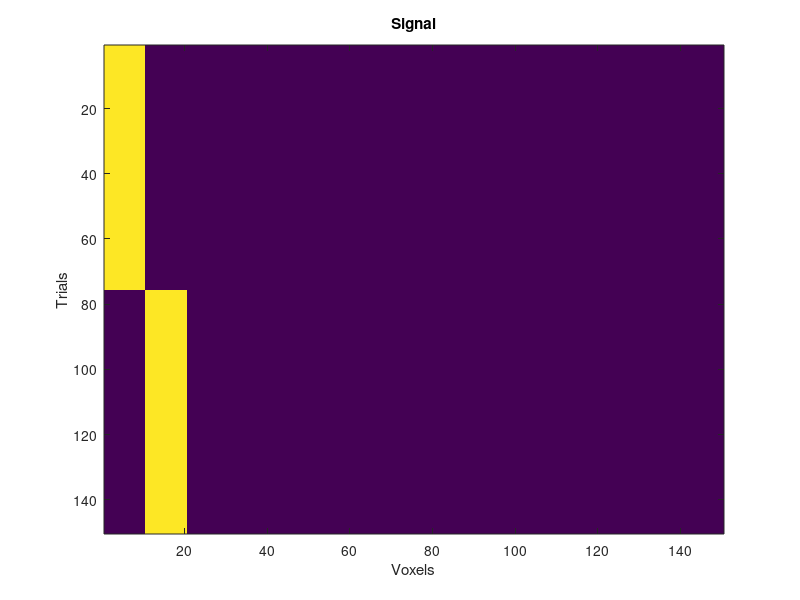
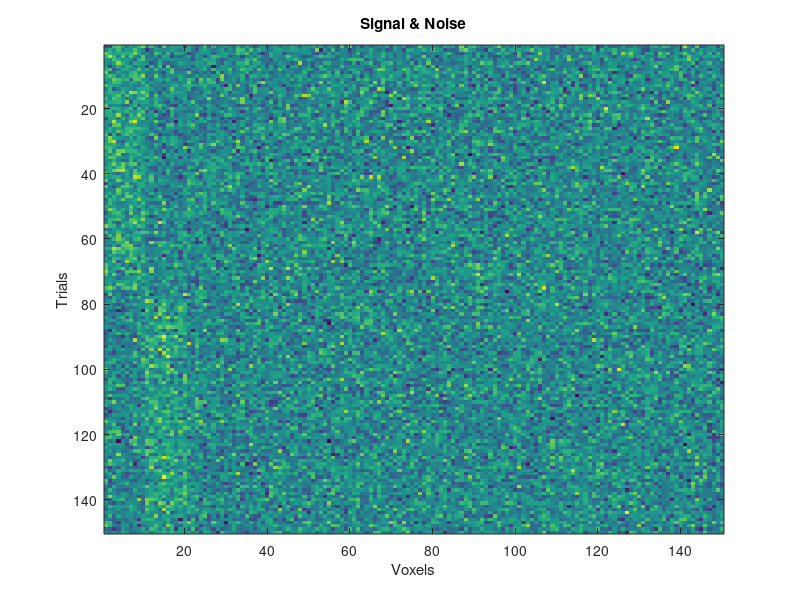

The MATLAB source for these figures, in order: (Note: this script raises an error after producing the figures.)
%% Iterative Lasso 

%% WARNING: This will clear the work space & variables.
clear;clc;

%% You can set the parameters for CV here
% Please the dimension of the data sets 
ntrials = 150; % it has to be divisible by K
nvoxels = 150;
% Please set the number of folds 
k = 5;
% It needs to know the number of row labels
% ps:Currently, this program can just run normally when there are 2 rowlabels
rowLabels.num = 2;

% Set the strength of signal and noise
signal = 1;
numsignal = 20;
rng(1) % To make the result replicable
noise = 1.5;

% It is useful to know the size for the testing set
test.size = ntrials / k ;

% Display the parameters
disp ('Parameters: ')
disp(['number of Voxels= '  num2str(nvoxels)])
disp(['number of Trials= '  num2str(ntrials)])
disp(['K = '  num2str(k) ' (for K-folds CV)' ])
disp(['Number of row labels= ' num2str(rowLabels.num)])
disp(['Signal intensity = ' num2str(signal)])
disp(['Noise intensity = ' num2str(noise)])
disp(['Number of signals = ' num2str(numsignal)])

%% Simulate the data
% Creating the background 
X.raw = zeros(ntrials, nvoxels);

% % Add some signals 
X.raw(1:ntrials/rowLabels.num,1:numsignal / 2) = X.raw(1:ntrials/rowLabels.num,1:numsignal/2) + signal;
X.raw(ntrials/rowLabels.num + 1:end, numsignal/2 + 1 : numsignal) = X.raw(ntrials/rowLabels.num + 1 : end ,numsignal/2 + 1 : numsignal) + signal;
% plot the signal
figure(1)
imagesc(X.raw)
xlabel('Voxels');ylabel('Trials');title('Signal');

% Adding noise 
X.raw = X.raw + noise * randn(ntrials,nvoxels);   
% plot the noise + signal
figure(2)
imagesc(X.raw)
xlabel('Voxels');ylabel('Trials');title('Signal & Noise')

% Create row labels
rowLabels.whole = zeros(ntrials,1);
rowLabels.whole(1:ntrials / rowLabels.num ,1) = 1;
% imagesc(rowLabels.whole);

% Create new row labels for CV blocks
rowLabels.train = zeros(ntrials - test.size,1); 
rowLabels.train(1: (ntrials - test.size)/rowLabels.num ,1) = 1; 
rowLabels.test = zeros(test.size,1); 
rowLabels.test(1:test.size / rowLabels.num ,1) = 1; 



%% Generating indices for Outer CV
% generate indices for CV
CV.blocks = 1:k;
CV.blocks = CV.blocks';
CV.indices = repmat(CV.blocks,[ntrials / k,1]);

% Generate indices for CVglmnet
CV2.blocks = 1:k-1;
CV2.blocks = CV2.blocks';
CV2.indices = repmat(CV2.blocks,[ntrials / k,1]);

% Generate indices for CV (after the test set was taken out)
CV2.blocks = 1 : k-1;
CV2.blocks = CV2.blocks';
CV2.indices = repmat(CV2.blocks,[ntrials / k,1]);


% Creating indices for test set and training set
for i = 1: k
    test.indices(:,i) = CV.indices == i;
    train.indices(:,i) = CV.indices ~= i;
end



%% Iterative Lasso

% Try the 1st iteration
for i = 1:k
    % Split the data into training set and testing set 
    X.test = X.raw(test.indices(:,i) ,:);
    X.train = X.raw(train.indices(:,i) ,:);

    % Fit cvglmnet
    cvfit(i) = cvglmnet (X.train, rowLabels.train, 'binomial', 'class', CV2.indices', 4);

    % Get the indice for the lambda with the best accuracy 
    lambda.best(i) = find(cvfit(i).lambda == cvfit(i).lambda_min);
    % Plot the cross-validation curve
%     cvglmnetPlot(cvfit(i));

    % Set the lambda value
    opts(i) = glmnetSet();
    opts(i).lambda = cvfit(i).lambda_min;

    % Fit glmnet
    fit(i) = glmnet(X.train, rowLabels.train, 'binomial', opts);

    % Evaluate the prediction 
    test.prediction(:,i) = (X.test * fit(i).beta + repmat(fit(i).a0, [test.size, 1])) > 0 ;  
    test.accuracy(:,i) = mean(rowLabels.test == test.prediction(:,i))';
    
    % Find indices for the voxels that have been used
    voxel(i).used = find (fit(i).beta ~= 0);
    % Find indices for the voxels that have not been used
    voxel(i).remain = find (fit(i).beta == 0);    
    
    % How many voxels have been used for each iteration?
    voxel(i).num = sum(fit(i).beta ~= 0);    
    % How many of them are true signals?
    voxel(i).signal = sum(voxel(i).used <= numsignal);


end

% Display the average accuracy for this procedure 
disp(['The mean accuracy is ' num2str(mean(test.accuracy))])
% See if it is better than chance 
ttest(test.accuracy, 0.5)



% %% 1st, try the next iteration 
% 
% % New data set
% for i = 1:k
%     % Re-subset the dataset
%     X.iter = X.raw(:,voxel(i).remain);
% 
%     % Split the data into training set and testing set 
%     X.test = X.iter(test.indices(:,i) ,:);
%     X.train = X.iter(train.indices(:,i) ,:);
% 
%     % Fit cvglmnet
%     cvfit(i) = cvglmnet (X.train, rowLabels.train, 'binomial', 'class', CV2.indices', 4);
%     % Get the indice for the lambda with the best accuracy 
%     lambda.best(i) = find(cvfit(i).lambda == cvfit(i).lambda_min);
%     % Plot the cross-validation curve
% %     cvglmnetPlot(cvfit(i));
% 
%     % Set the lambda value
%     opts(i) = glmnetSet();
%     opts(i).lambda = cvfit(i).lambda_min;
% 
%     % Fit glmnet
%     fit(i) = glmnet(X.train, rowLabels.train, 'binomial', opts);
% 
%     % Evaluate the prediction 
%     test.prediction(:,i) = (X.test * fit(i).beta + repmat(fit(i).a0, [test.size, 1])) > 0 ;  
%     test.accuracy(:,i) = mean(rowLabels.test == test.prediction(:,i))'
% %     
% %     % Find indices for the voxels that have been used
% %     voxel(i).used = find (fit(i).beta ~= 0);
% %     % Find true signals that have been identified
% %     voxel(i).signal = sum(voxel(i).used <= numsignal);
% %     % Find indices for the voxels that have not been used
% %     voxel(i).remain = find (fit(i).beta == 0);
% %     % How many voxels have been used for each iteration
% %     voxel(i).num = sum(fit(i).beta ~= 0);
% %     
% end
% 
% % Display the average accuracy for this procedure 
% disp(['The mean accuracy is ' num2str(mean(test.accuracy))])
% % See if it is better than chance 
% ttest(test.accuracy, 0.5)
% 
% disp('number of voxels')
% voxel.num
% disp('number of signals')
% voxel.signal
